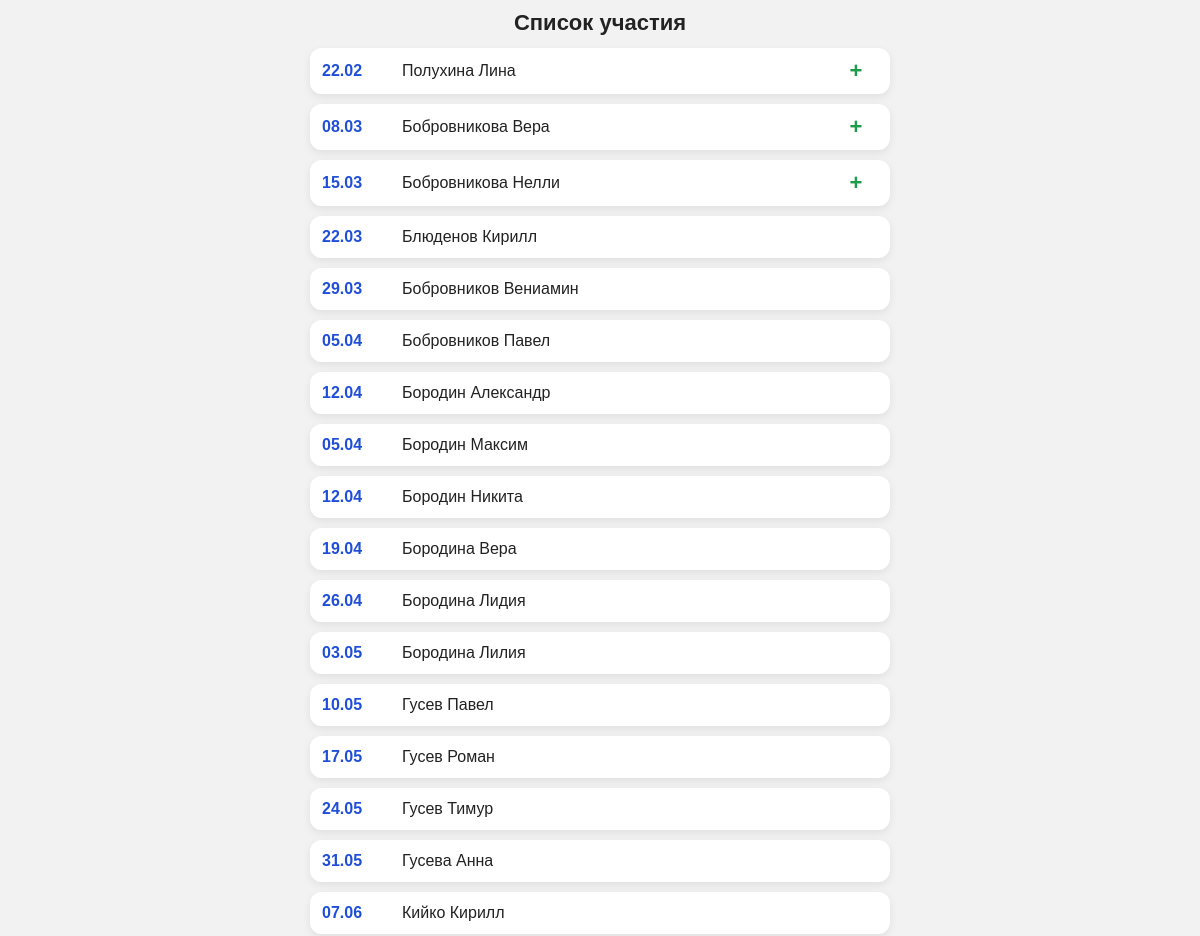
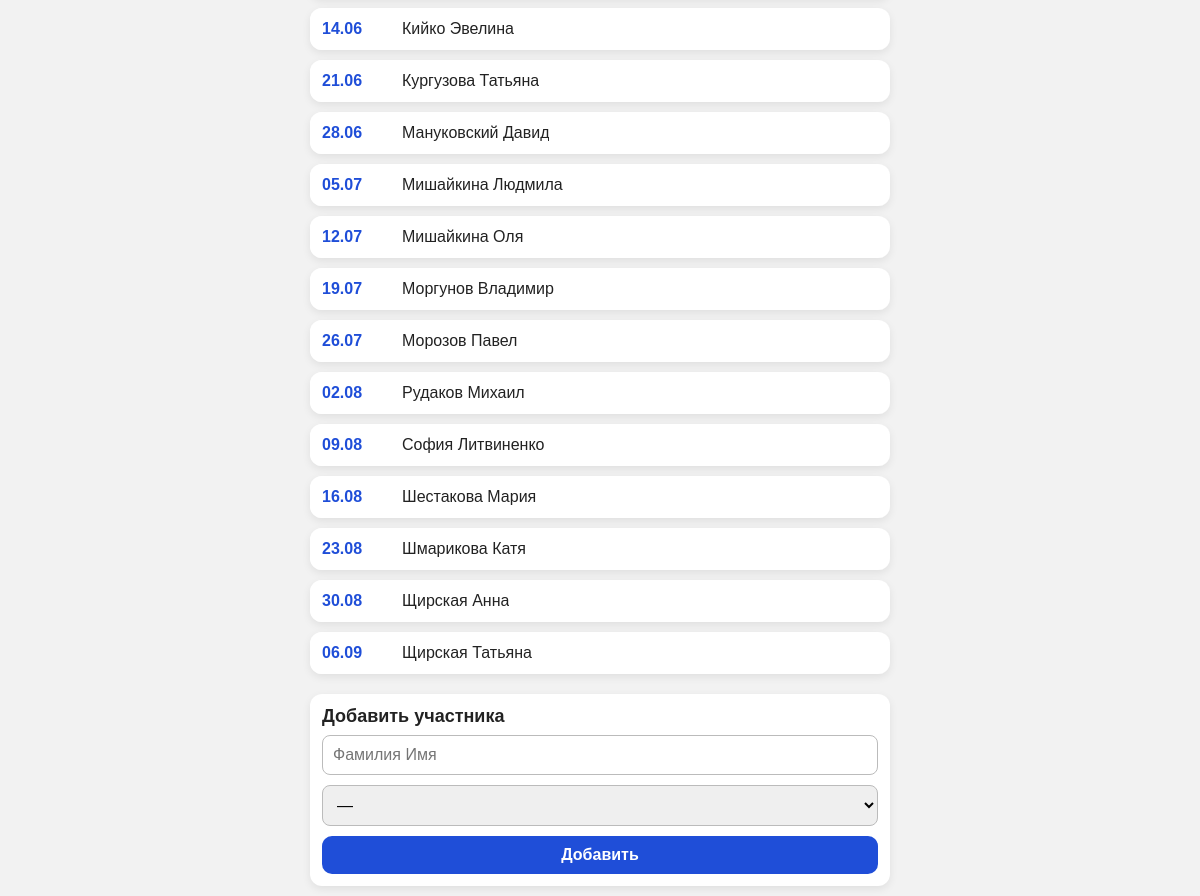
The page / on the database its author committed (2 pictures, top to bottom).
### tables this page shows
CREATE TABLE records (
        id INTEGER PRIMARY KEY AUTOINCREMENT,
        position INTEGER NOT NULL,
        date DATE NOT NULL,
        person TEXT NOT NULL,
        status TEXT
    );

### app.py (the view)
@app.route("/")
def index():
    conn = get_db()
    cur = conn.cursor()
    cur.execute("""
        SELECT id, position, date, person, status
        FROM records
        ORDER BY position
    """)
    raw_rows = cur.fetchall()
    conn.close()
    rows = []
    for r in raw_rows:
        r = dict(r)
        r["date_fmt"] = datetime.strptime(
            r["date"], "%Y-%m-%d"
        ).strftime("%d.%m")
        rows.append(r)
    return render_template("index.html", schedule=rows)

### app.py (called while the page is built)
def get_db():
    conn = sqlite3.connect(DB_NAME)
    conn.row_factory = sqlite3.Row
    return conn

### templates/index.html (shortened to what this page needs)
<!DOCTYPE html>
<html lang="ru">
<head>
    <link rel="stylesheet" href="{{ url_for('static', filename='style.css') }}">
</head>
<body>
<div class="container">
    <h1>Список участия</h1>
    <div class="list">
        {% for row in schedule %}
        <div
            class="card"
            data-id="{{ row.id }}"
            data-status="{{ row.status or '' }}"
            data-position="{{ row.position }}"
        >
            <div class="card-actions">
                <button class="delete" title="Удалить">🗑</button>
                <button class="move-up" title="Вверх">⬆️</button>
                <button class="move-down" title="Вниз">⬇️</button>
                <button class="edit-record-btn" title="Редактировать">✏️</button>
            </div>
            <div class="card-content">
                <div class="cell date">
                    <span class="date-text">
                        {{ row.date_fmt }}
                    </span>
                </div>
                <div class="cell person">
                    <span class="person-text">
                        {{ row.person }}
                    </span>
                </div>
                <div class="cell status
                    {% if row.status == '+' %}plus{% elif row.status == '-' %}minus{% endif %}
                ">
                    <span class="status-text">
                        {{ row.status or '' }}
                    </span>
                </div>
            </div>
        </div>
        {% endfor %}
    </div>
    <div class="add-form">
        <h2>Добавить участника</h2>
        <form method="post" action="/add">
            <input
                type="text"
                name="person"
                placeholder="Фамилия Имя"
                required
            >
            <select name="status">
                <option value="">—</option>
            </select>
            <button type="submit">Добавить</button>
        </form>
    </div>
</div>
</body>
</html>

### static/style.css (style rules this page uses)
* { box-sizing: border-box; margin: 0; padding: 0; }
body { font-family: Arial, Helvetica, sans-serif; background: #f2f2f2; color: #222; }
.container { max-width: 600px; margin: 0 auto; padding: 10px; }
h1 { text-align: center; font-size: 22px; margin-bottom: 12px; }
h2 { font-size: 18px; margin-bottom: 8px; }
.list { display: flex; flex-direction: column; gap: 10px; }
.card { position: relative; overflow: hidden; border-radius: 12px; background: #ffffff; box-shadow: 0 3px 8px rgba(0,0,0,0.08); }
.card-actions { position: absolute; top: 0; right: 0; height: 100%; display: flex; align-items: center; gap: 8px; padding: 0 10px; background: #e9e9e9; }
.card-actions button { border: none; border-radius: 8px; padding: 8px 10px; font-size: 16px; cursor: pointer; background: #dcdcdc; }
.card-content { position: relative; z-index: 2; width: 100%; background: #ffffff; display: grid; grid-template-columns: 72px 1fr 44px; align-items: center; gap: 8px; padding: 12px; transition: transform 0.25s ease; }
.cell { display: flex; align-items: center; gap: 6px; font-size: 16px; }
.cell.date { font-weight: bold; color: #1f4ed8; white-space: nowrap; }
.date-text { white-space: nowrap; }
.cell.person { overflow: hidden; }
.person-text { white-space: nowrap; overflow: hidden; text-overflow: ellipsis; }
.cell.status { justify-content: center; font-weight: 800; font-size: 22px; line-height: 1; }
.cell.status.plus { color: #1e9b4b; }
.status-text { line-height: 1; }
.add-form { margin-top: 20px; background: #ffffff; border-radius: 12px; padding: 12px; box-shadow: 0 3px 8px rgba(0,0,0,0.08); }
.add-form form { display: flex; flex-direction: column; gap: 10px; }
.add-form input[type="text"], .add-form select { padding: 10px; font-size: 16px; border-radius: 8px; border: 1px solid #bbb; }
.add-form button { padding: 10px; font-size: 16px; font-weight: bold; border-radius: 10px; border: none; background: #1f4ed8; color: #ffffff; cursor: pointer; }

### rows shown on the page
records: date_fmt "22.02", person "Полухина Лина", status "+"
records: date_fmt "08.03", person "Бобровникова Вера", status "+"
records: date_fmt "15.03", person "Бобровникова Нелли", status "+"
records: date_fmt "22.03", person "Блюденов Кирилл"
records: date_fmt "29.03", person "Бобровников Вениамин"
records: date_fmt "05.04", person "Бобровников Павел"
records: date_fmt "12.04", person "Бородин Александр"
records: date_fmt "05.04", person "Бородин Максим"
records: date_fmt "12.04", person "Бородин Никита"
records: date_fmt "19.04", person "Бородина Вера"
records: date_fmt "26.04", person "Бородина Лидия"
records: date_fmt "03.05", person "Бородина Лилия"
records: date_fmt "10.05", person "Гусев Павел"
records: date_fmt "17.05", person "Гусев Роман"
records: date_fmt "24.05", person "Гусев Тимур"
records: date_fmt "31.05", person "Гусева Анна"
records: date_fmt "07.06", person "Кийко Кирилл"
records: date_fmt "14.06", person "Кийко Эвелина"
records: date_fmt "21.06", person "Кургузова Татьяна"
records: date_fmt "28.06", person "Мануковский Давид"
records: date_fmt "05.07", person "Мишайкина Людмила"
records: date_fmt "12.07", person "Мишайкина Оля"
records: date_fmt "19.07", person "Моргунов Владимир"
records: date_fmt "26.07", person "Морозов Павел"
records: date_fmt "02.08", person "Рудаков Михаил"
records: date_fmt "09.08", person "София Литвиненко"
records: date_fmt "16.08", person "Шестакова Мария"
records: date_fmt "23.08", person "Шмарикова Катя"
records: date_fmt "30.08", person "Щирская Анна"
records: date_fmt "06.09", person "Щирская Татьяна"
